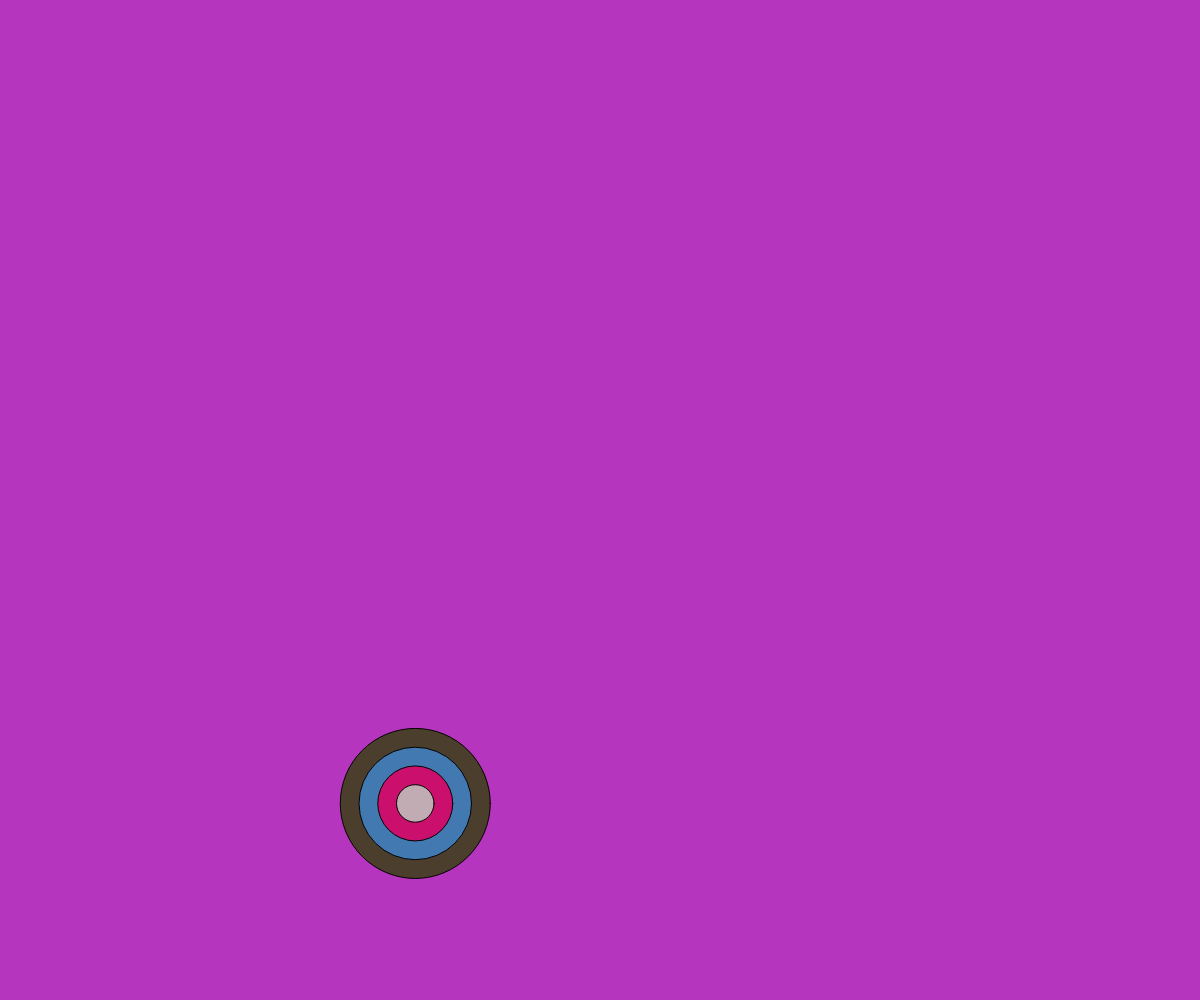
Frame 1 (no input)
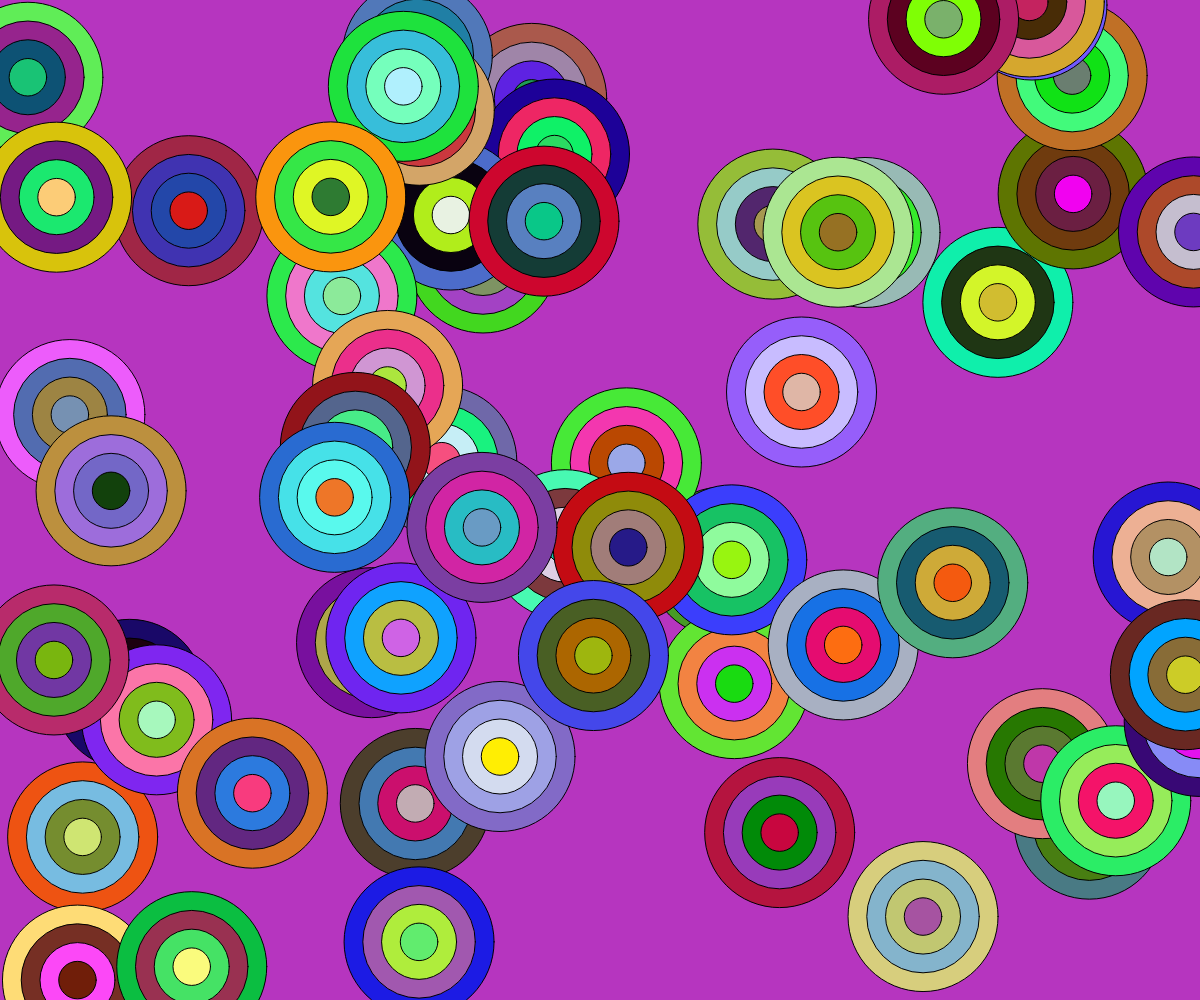
Frame 60 (no input)
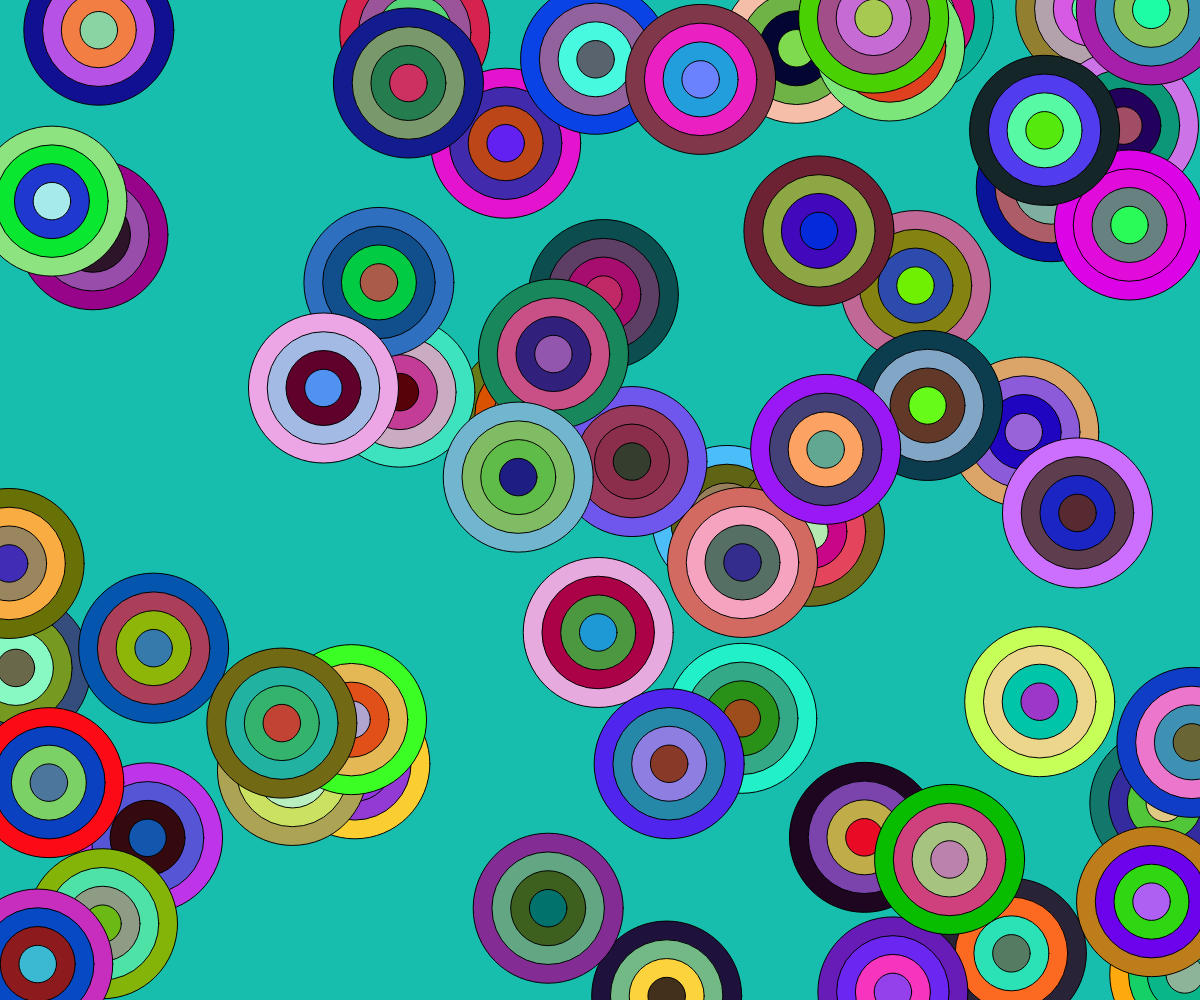
Frame 120 (the mouse pressed at the canvas centre since frame 60)

The p5.js sketch that drew these frames (run headless with seeded random() and noise() and a simulated clock; from frame 60 on, the mouse is pressed at the canvas centre):

// p5.js sketch
// ── sketch.js
let w;
let h;
let x;
let y;
function setup() {
  createCanvas(windowWidth, windowHeight);
  background(random(255), random(255), random(255));
}
function draw() {
  w = width / 8
  h = height / 8
  x = random(width)
  y = random(height)
  drawBulleye(x, y, w, h)
}
function drawBulleye(x,y,w,h) {
  fill(random(255), random(255), random(255));
  circle(x, y, w)
  fill(random(255), random(255), random(255));
  circle(x, y, w * 0.75)
  fill(random(255), random(255), random(255));
  circle(x, y, w * 200 / 400)
  fill(random(255), random(255), random(255));
  circle(x, y, w * 100 / 400)
}
function mousePressed() {
  background(random(255), random(255), random(255));
}
